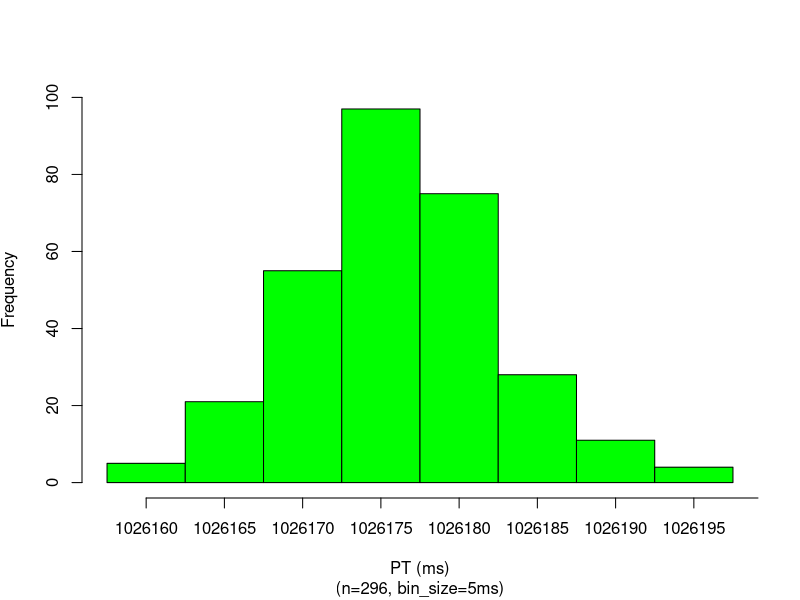
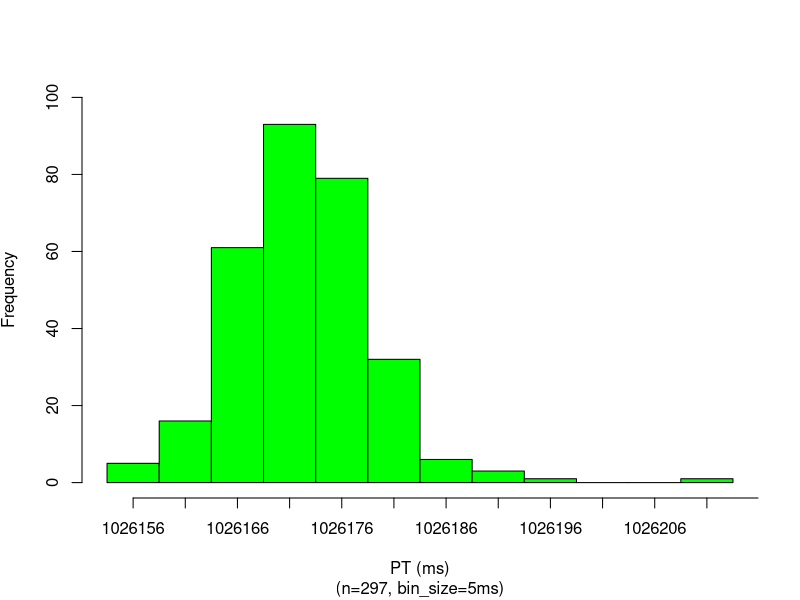
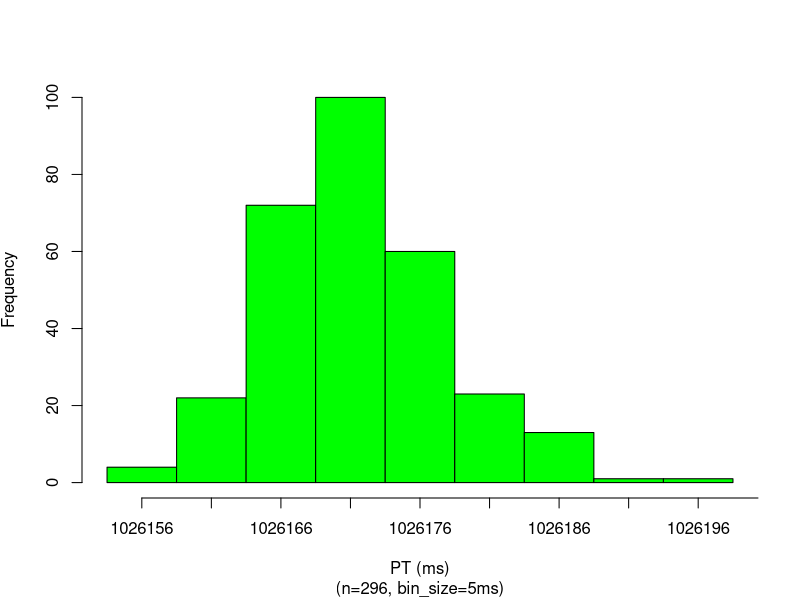

Source code (R) for these figures, in order:
### sodb9
### 1st run
### INC1024 with 300 samples: taking 3.5 days.
numSamples <- 300
x = read.csv(file="1024_sec1.dat",head=TRUE,sep="\t")
setEPS()
postscript("1024_sec_pt_hist1.eps")
x <- subset(x, x$ITERNUM != 40 & x$ITERNUM != 124 & x$ITERNUM != 207 & x$ITERNUM != 292)
x_up = mean(x$PRTIME) + 2*sd(x$PRTIME)
x_dn = mean(x$PRTIME) - 2*sd(x$PRTIME)
#x = subset(x, x$PRTIME >= x_dn & x$PRTIME <= x_up)
binsize=5
xmin <-min(x$PRTIME)
xmin
xmax <-max(x$PRTIME)
xmax
nbins <- ceiling((xmax-xmin) / binsize)
h = hist(x$PRTIME, right=F, breaks=seq(xmin,xmax+binsize,binsize),plot=F)
ymax <- max(h$counts)
ymax <- ceiling(ymax/100)*100
ymax <- 100
plot(h, ylim=c(0,ymax), xaxt="n",freq=TRUE,col="green", main='', 
sub=paste("(n=",nrow(x),", bin_size=",binsize,"ms)",sep=""), 
xlab='PT (ms)', ylab=expression('Frequency'))
axis(side=1,at=seq(min(h$mids),max(h$mids)+binsize,binsize),labels=seq(ceiling(min(h$mids)),ceiling(max(h$mids))+binsize,binsize))
dev.off()

numSamples <- 300
x = read.csv(file="1024_sec2.dat",head=TRUE,sep="\t")
setEPS()
postscript("1024_sec_pt_hist2.eps")
x <- subset(x, x$ITERNUM != 75 & x$ITERNUM != 159 & x$ITERNUM != 243)
x_up = mean(x$PRTIME) + 2*sd(x$PRTIME)
x_dn = mean(x$PRTIME) - 2*sd(x$PRTIME)
#x = subset(x, x$PRTIME >= x_dn & x$PRTIME <= x_up)
binsize=5
xmin <-min(x$PRTIME)
xmin
xmax <-max(x$PRTIME)
xmax
nbins <- ceiling((xmax-xmin) / binsize)
h = hist(x$PRTIME, right=F, breaks=seq(xmin,xmax+binsize,binsize),plot=F)
ymax <- max(h$counts)
ymax <- ceiling(ymax/100)*100
ymax <- 100
plot(h, ylim=c(0,ymax), xaxt="n",freq=TRUE,col="green", main='', 
sub=paste("(n=",nrow(x),", bin_size=",binsize,"ms)",sep=""), 
xlab='PT (ms)', ylab=expression('Frequency'))
axis(side=1,at=seq(min(h$mids),max(h$mids)+binsize,binsize),labels=seq(ceiling(min(h$mids)),ceiling(max(h$mids))+binsize,binsize))
dev.off()

numSamples <- 300
x = read.csv(file="1024_sec3.dat",head=TRUE,sep="\t")
setEPS()
postscript("1024_sec_pt_hist3.eps")
x <- subset(x, x$ITERNUM != 27 & x$ITERNUM != 111 & x$ITERNUM != 195 & x$ITERNUM != 280)
x_up = mean(x$PRTIME) + 2*sd(x$PRTIME)
x_dn = mean(x$PRTIME) - 2*sd(x$PRTIME)
#x = subset(x, x$PRTIME >= x_dn & x$PRTIME <= x_up)
binsize=5
xmin <-min(x$PRTIME)
xmin
xmax <-max(x$PRTIME)
xmax
nbins <- ceiling((xmax-xmin) / binsize)
h = hist(x$PRTIME, right=F, breaks=seq(xmin,xmax+binsize,binsize),plot=F)
ymax <- max(h$counts)
ymax <- ceiling(ymax/100)*100
ymax <- 100
plot(h, ylim=c(0,ymax), xaxt="n",freq=TRUE,col="green", main='', 
sub=paste("(n=",nrow(x),", bin_size=",binsize,"ms)",sep=""), 
xlab='PT (ms)', ylab=expression('Frequency'))
axis(side=1,at=seq(min(h$mids),max(h$mids)+binsize,binsize),labels=seq(ceiling(min(h$mids)),ceiling(max(h$mids))+binsize,binsize))
dev.off()
